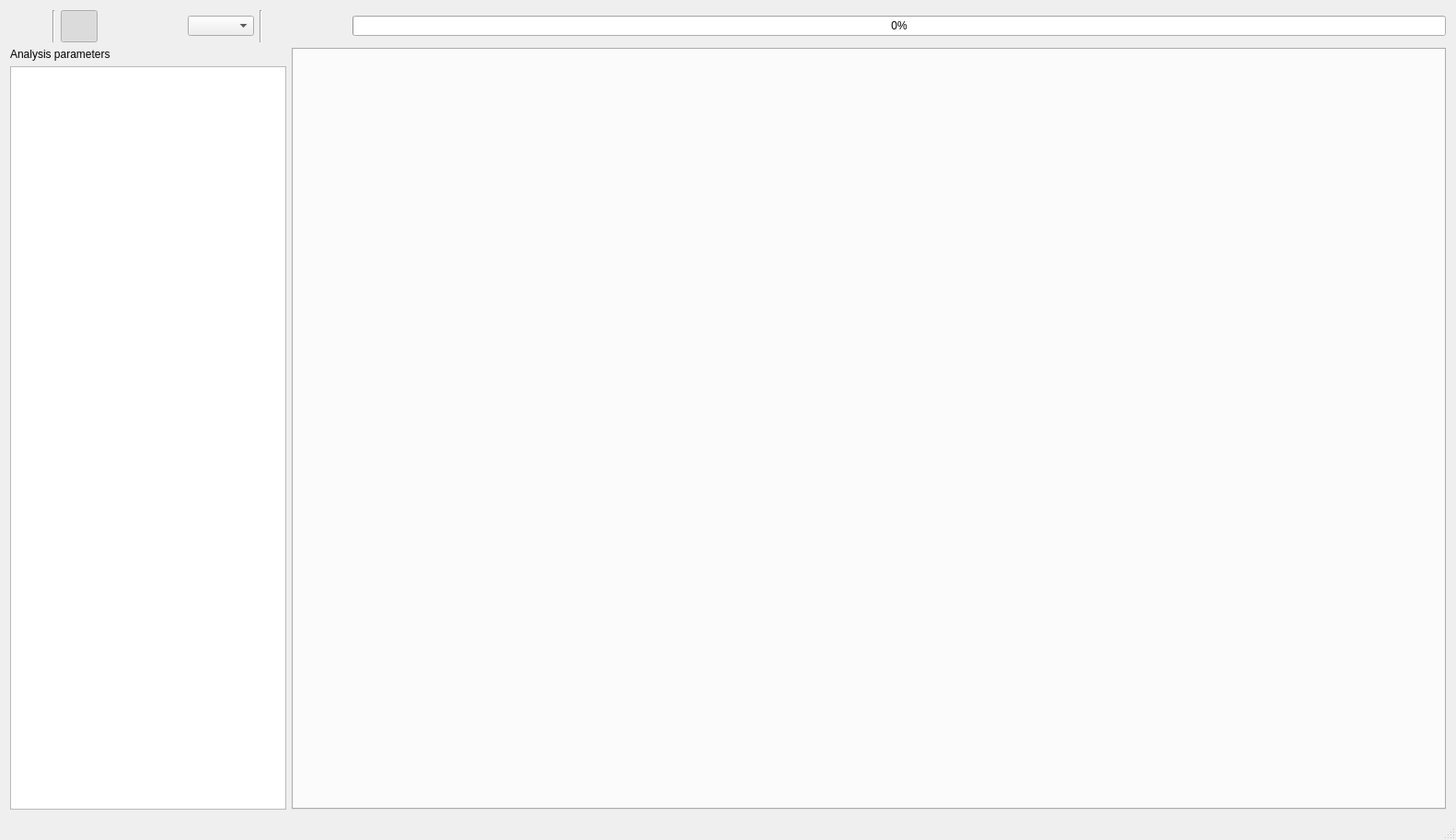
<?xml version="1.0" encoding="UTF-8"?>
<ui version="4.0">
 <class>tpcc</class>
 <widget class="QMainWindow" name="tpcc">
  <property name="geometry">
   <rect>
    <x>0</x>
    <y>0</y>
    <width>1582</width>
    <height>913</height>
   </rect>
  </property>
  <property name="windowTitle">
   <string>TPC Classify</string>
  </property>
  <property name="windowIcon">
   <iconset resource="resources/tpccres.qrc">
    <normaloff>:/icons/tpcc.xpm</normaloff>:/icons/tpcc.xpm</iconset>
  </property>
  <property name="iconSize">
   <size>
    <width>18</width>
    <height>18</height>
   </size>
  </property>
  <property name="documentMode">
   <bool>false</bool>
  </property>
  <widget class="QWidget" name="centralWidget">
   <layout class="QGridLayout" name="gridLayout">
    <item row="1" column="0">
     <layout class="QHBoxLayout" name="horizontalLayout_2">
      <item>
       <widget class="QWidget" name="widgetParams" native="true">
        <property name="minimumSize">
         <size>
          <width>300</width>
          <height>0</height>
         </size>
        </property>
        <layout class="QGridLayout" name="gridLayout_2">
         <property name="leftMargin">
          <number>0</number>
         </property>
         <property name="topMargin">
          <number>0</number>
         </property>
         <property name="rightMargin">
          <number>0</number>
         </property>
         <property name="bottomMargin">
          <number>0</number>
         </property>
         <item row="0" column="0">
          <widget class="QLabel" name="label_2">
           <property name="sizePolicy">
            <sizepolicy hsizetype="Maximum" vsizetype="Preferred">
             <horstretch>0</horstretch>
             <verstretch>0</verstretch>
            </sizepolicy>
           </property>
           <property name="text">
            <string>Analysis parameters</string>
           </property>
          </widget>
         </item>
         <item row="1" column="0">
          <widget class="QTableView" name="tableParams">
           <property name="sizePolicy">
            <sizepolicy hsizetype="Maximum" vsizetype="Expanding">
             <horstretch>0</horstretch>
             <verstretch>0</verstretch>
            </sizepolicy>
           </property>
           <property name="minimumSize">
            <size>
             <width>300</width>
             <height>0</height>
            </size>
           </property>
           <property name="maximumSize">
            <size>
             <width>300</width>
             <height>16777215</height>
            </size>
           </property>
          </widget>
         </item>
        </layout>
       </widget>
      </item>
      <item>
       <widget class="QTabWidget" name="tabWidget">
        <property name="sizePolicy">
         <sizepolicy hsizetype="MinimumExpanding" vsizetype="Expanding">
          <horstretch>0</horstretch>
          <verstretch>0</verstretch>
         </sizepolicy>
        </property>
        <property name="currentIndex">
         <number>-1</number>
        </property>
       </widget>
      </item>
     </layout>
    </item>
    <item row="0" column="0">
     <layout class="QHBoxLayout" name="horizontalLayout">
      <item>
       <widget class="QPushButton" name="pushOpen">
        <property name="enabled">
         <bool>true</bool>
        </property>
        <property name="sizePolicy">
         <sizepolicy hsizetype="Minimum" vsizetype="Fixed">
          <horstretch>0</horstretch>
          <verstretch>0</verstretch>
         </sizepolicy>
        </property>
        <property name="minimumSize">
         <size>
          <width>35</width>
          <height>35</height>
         </size>
        </property>
        <property name="maximumSize">
         <size>
          <width>16777215</width>
          <height>35</height>
         </size>
        </property>
        <property name="toolTip">
         <string>Start</string>
        </property>
        <property name="text">
         <string/>
        </property>
        <property name="icon">
         <iconset resource="resources/tpccres.qrc">
          <normaloff>:/icons/oxy/16/document_open_folder.png</normaloff>:/icons/oxy/16/document_open_folder.png</iconset>
        </property>
        <property name="iconSize">
         <size>
          <width>22</width>
          <height>22</height>
         </size>
        </property>
        <property name="flat">
         <bool>true</bool>
        </property>
       </widget>
      </item>
      <item>
       <widget class="Line" name="line_2">
        <property name="orientation">
         <enum>Qt::Vertical</enum>
        </property>
       </widget>
      </item>
      <item>
       <widget class="QPushButton" name="pushShowParams">
        <property name="enabled">
         <bool>true</bool>
        </property>
        <property name="sizePolicy">
         <sizepolicy hsizetype="Minimum" vsizetype="Fixed">
          <horstretch>0</horstretch>
          <verstretch>0</verstretch>
         </sizepolicy>
        </property>
        <property name="minimumSize">
         <size>
          <width>35</width>
          <height>35</height>
         </size>
        </property>
        <property name="maximumSize">
         <size>
          <width>16777215</width>
          <height>35</height>
         </size>
        </property>
        <property name="toolTip">
         <string>Start</string>
        </property>
        <property name="text">
         <string/>
        </property>
        <property name="icon">
         <iconset resource="resources/tpccres.qrc">
          <normaloff>:/icons/oxy/22/applications_systemg.png</normaloff>:/icons/oxy/22/applications_systemg.png</iconset>
        </property>
        <property name="iconSize">
         <size>
          <width>22</width>
          <height>22</height>
         </size>
        </property>
        <property name="checkable">
         <bool>true</bool>
        </property>
        <property name="checked">
         <bool>true</bool>
        </property>
        <property name="flat">
         <bool>true</bool>
        </property>
       </widget>
      </item>
      <item>
       <widget class="QPushButton" name="pushDeleteGroup">
        <property name="enabled">
         <bool>true</bool>
        </property>
        <property name="sizePolicy">
         <sizepolicy hsizetype="Minimum" vsizetype="Fixed">
          <horstretch>0</horstretch>
          <verstretch>0</verstretch>
         </sizepolicy>
        </property>
        <property name="minimumSize">
         <size>
          <width>35</width>
          <height>35</height>
         </size>
        </property>
        <property name="maximumSize">
         <size>
          <width>16777215</width>
          <height>35</height>
         </size>
        </property>
        <property name="toolTip">
         <string>Delete analysis</string>
        </property>
        <property name="text">
         <string/>
        </property>
        <property name="icon">
         <iconset resource="resources/tpccres.qrc">
          <normaloff>:/icons/oxy/16/editdelete.png</normaloff>:/icons/oxy/16/editdelete.png</iconset>
        </property>
        <property name="iconSize">
         <size>
          <width>22</width>
          <height>22</height>
         </size>
        </property>
        <property name="flat">
         <bool>true</bool>
        </property>
       </widget>
      </item>
      <item>
       <widget class="QPushButton" name="pushNewGroup">
        <property name="enabled">
         <bool>true</bool>
        </property>
        <property name="sizePolicy">
         <sizepolicy hsizetype="Minimum" vsizetype="Fixed">
          <horstretch>0</horstretch>
          <verstretch>0</verstretch>
         </sizepolicy>
        </property>
        <property name="minimumSize">
         <size>
          <width>35</width>
          <height>35</height>
         </size>
        </property>
        <property name="maximumSize">
         <size>
          <width>16777215</width>
          <height>35</height>
         </size>
        </property>
        <property name="toolTip">
         <string>New analysis</string>
        </property>
        <property name="text">
         <string/>
        </property>
        <property name="icon">
         <iconset resource="resources/tpccres.qrc">
          <normaloff>:/icons/oxy/16/document_new.png</normaloff>:/icons/oxy/16/document_new.png</iconset>
        </property>
        <property name="iconSize">
         <size>
          <width>22</width>
          <height>22</height>
         </size>
        </property>
        <property name="flat">
         <bool>true</bool>
        </property>
       </widget>
      </item>
      <item>
       <widget class="QComboBox" name="comboGroup">
        <property name="sizePolicy">
         <sizepolicy hsizetype="Minimum" vsizetype="Fixed">
          <horstretch>0</horstretch>
          <verstretch>0</verstretch>
         </sizepolicy>
        </property>
       </widget>
      </item>
      <item>
       <widget class="Line" name="line">
        <property name="orientation">
         <enum>Qt::Vertical</enum>
        </property>
       </widget>
      </item>
      <item>
       <widget class="QPushButton" name="pushStart">
        <property name="enabled">
         <bool>true</bool>
        </property>
        <property name="sizePolicy">
         <sizepolicy hsizetype="Minimum" vsizetype="Fixed">
          <horstretch>0</horstretch>
          <verstretch>0</verstretch>
         </sizepolicy>
        </property>
        <property name="minimumSize">
         <size>
          <width>35</width>
          <height>35</height>
         </size>
        </property>
        <property name="maximumSize">
         <size>
          <width>16777215</width>
          <height>35</height>
         </size>
        </property>
        <property name="toolTip">
         <string>Start</string>
        </property>
        <property name="text">
         <string/>
        </property>
        <property name="icon">
         <iconset resource="resources/tpccres.qrc">
          <normaloff>:/icons/oxy/16/1rightarrow.png</normaloff>:/icons/oxy/16/1rightarrow.png</iconset>
        </property>
        <property name="iconSize">
         <size>
          <width>22</width>
          <height>22</height>
         </size>
        </property>
        <property name="flat">
         <bool>true</bool>
        </property>
       </widget>
      </item>
      <item>
       <widget class="QPushButton" name="pushStop">
        <property name="enabled">
         <bool>false</bool>
        </property>
        <property name="sizePolicy">
         <sizepolicy hsizetype="Minimum" vsizetype="Fixed">
          <horstretch>0</horstretch>
          <verstretch>0</verstretch>
         </sizepolicy>
        </property>
        <property name="minimumSize">
         <size>
          <width>35</width>
          <height>35</height>
         </size>
        </property>
        <property name="maximumSize">
         <size>
          <width>16777215</width>
          <height>35</height>
         </size>
        </property>
        <property name="toolTip">
         <string>Stop</string>
        </property>
        <property name="text">
         <string/>
        </property>
        <property name="icon">
         <iconset resource="resources/tpccres.qrc">
          <normaloff>:/icons/oxy/16/stop.png</normaloff>:/icons/oxy/16/stop.png</iconset>
        </property>
        <property name="iconSize">
         <size>
          <width>22</width>
          <height>22</height>
         </size>
        </property>
        <property name="flat">
         <bool>true</bool>
        </property>
       </widget>
      </item>
      <item>
       <widget class="QProgressBar" name="progressBar">
        <property name="sizePolicy">
         <sizepolicy hsizetype="MinimumExpanding" vsizetype="Fixed">
          <horstretch>0</horstretch>
          <verstretch>0</verstretch>
         </sizepolicy>
        </property>
        <property name="value">
         <number>0</number>
        </property>
       </widget>
      </item>
     </layout>
    </item>
   </layout>
  </widget>
  <widget class="QStatusBar" name="statusBar"/>
 </widget>
 <layoutdefault spacing="6" margin="11"/>
 <resources>
  <include location="resources/tpccres.qrc"/>
 </resources>
 <connections/>
</ui>
